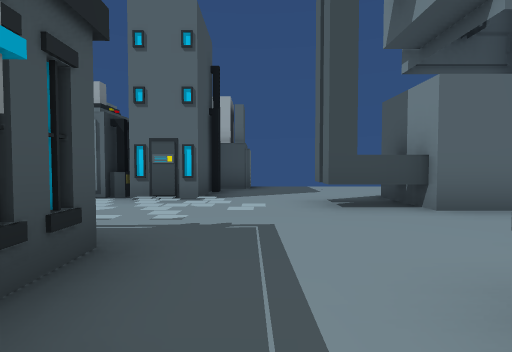
View 1 (above)

17 first-person views from a walk through a 3-D level made in the Unity game engine. The camera is 1.2 m above the floor, tilts 2° down and sees 85° across. The floor is counted in squares, 2 m on a side. Each view is taken from the middle of a square. On the plan, view 1 faces up. The plan holds only what a view shows up to about 9 squares ahead; the rest is blank. The place goes on beyond the plan. The player character is not drawn.

View 2
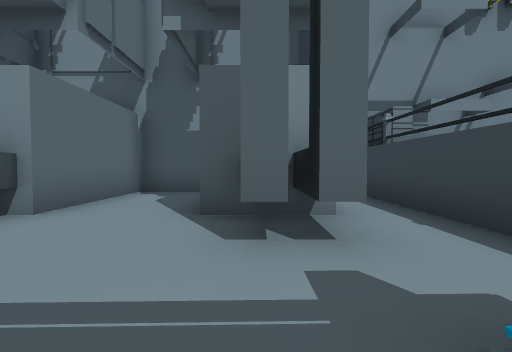

View 3
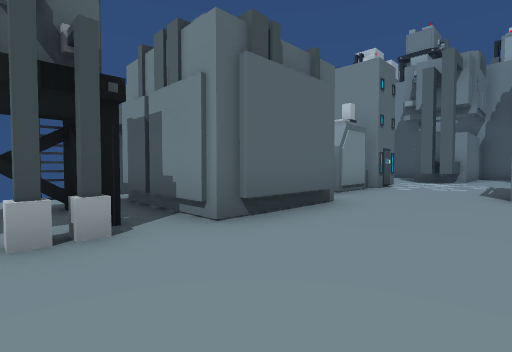

View 4
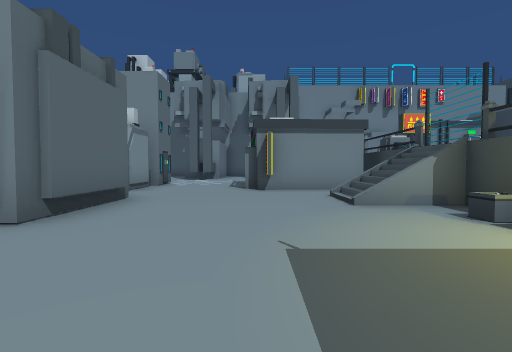

View 5
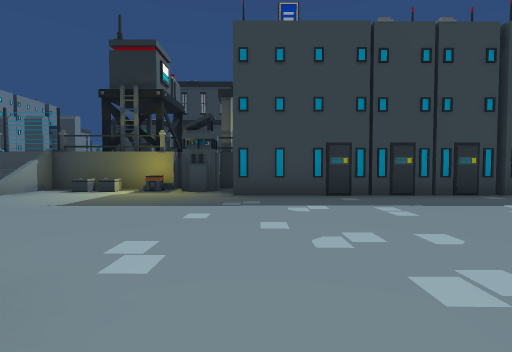

View 6
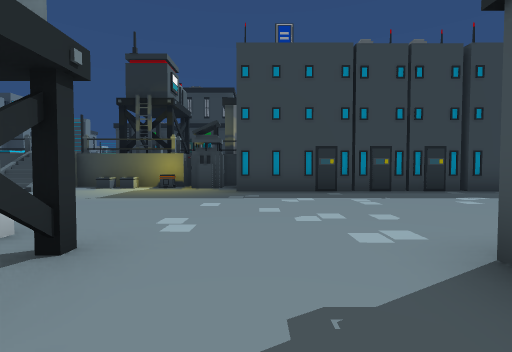

View 7
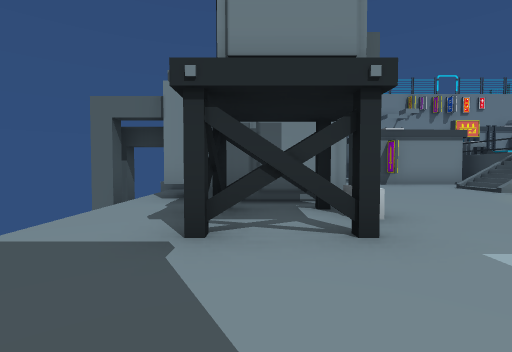

View 8
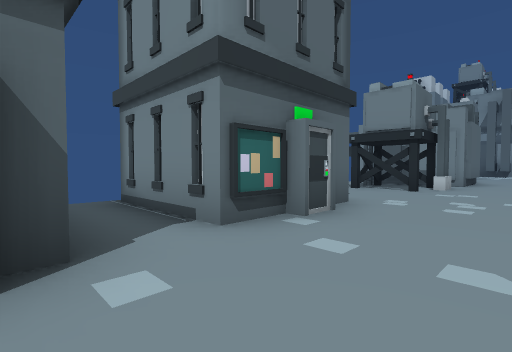

View 9
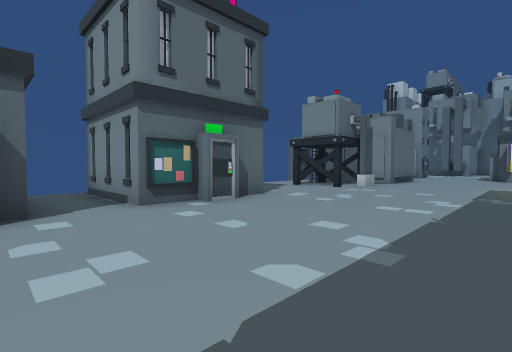

View 10
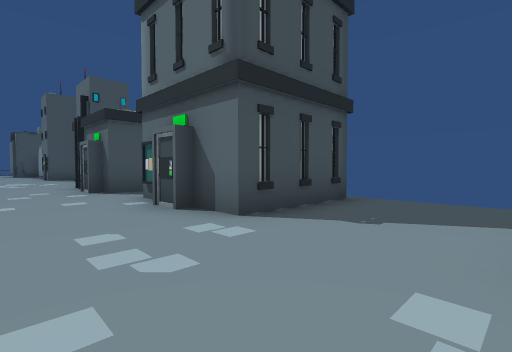

View 11
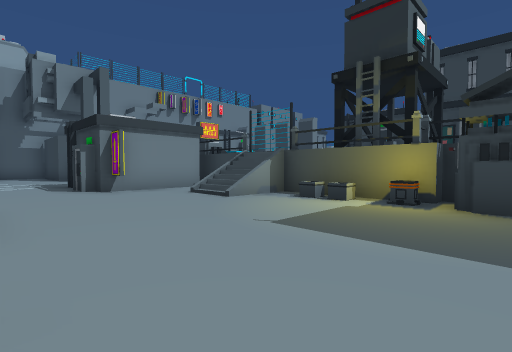

View 12
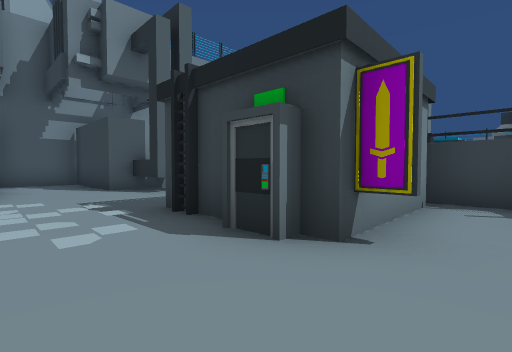

View 13
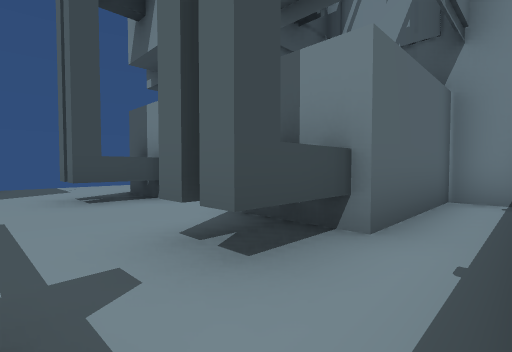

View 14
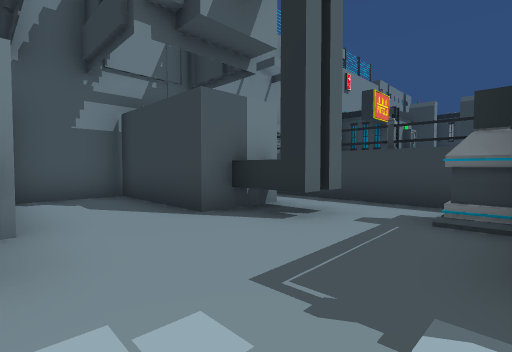

View 15
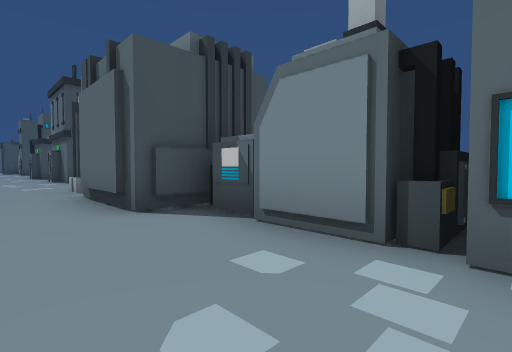

View 16
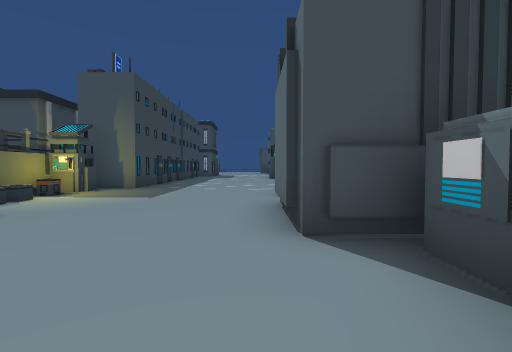

View 17
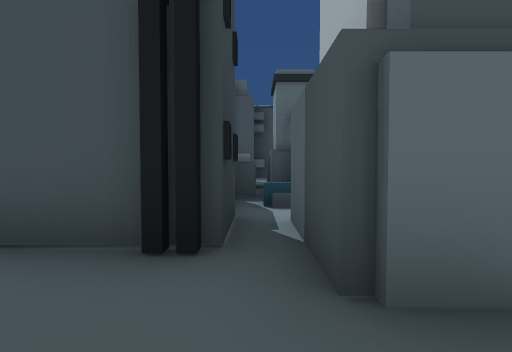

### Floor plan
Key: @ floor where view 1 was taken; # wall or solid block; x gap in a wall; . floor; / step, stairs or slope; ^ raised ledge; B building; C crate; F fence; G generator; O other object.
Columns run from 18 left of view 1 to 6 right of it. Each row starts with its distance up from view 1.
  9           xx
  8  .###........OO ##....
  7  .# B.....###OOO......
  6 #.# B..OOO###O ###....
  5 B..B...O.O###.##B#...#
  4 ...............////#^####
  3 ................//......#
  2 ..............###.......#
  1 ..............#  ...^####
  0 ##BBB##....//..  B@..####
 -1       #GOCC.FO.   ......#
 -2       ###    ############

Where each view was taken, in squares from view 1:
view 1: 0 up, 0 right, facing up
view 2: 1 up, 1 left, facing right
view 3: 2 up, 10 left, facing up-right
view 4: 2 up, 11 left, facing right
view 5: 6 up, 12 left, facing down
view 6: 7 up, 12 left, facing down
view 7: 6 up, 13 left, facing right
view 8: 3 up, 18 left, facing up-right
view 9: 1 up, 18 left, facing up-right
view 10: 3 up, 11 left, facing up-left
view 11: 4 up, 11 left, facing down-right
view 12: 4 up, 5 left, facing down-right
view 13: 1 down, 0 right, facing up-right
view 14: 4 up, 1 left, facing down-right
view 15: 3 up, 2 left, facing up-left
view 16: 4 up, 3 left, facing left
view 17: 7 up, 1 right, facing left
